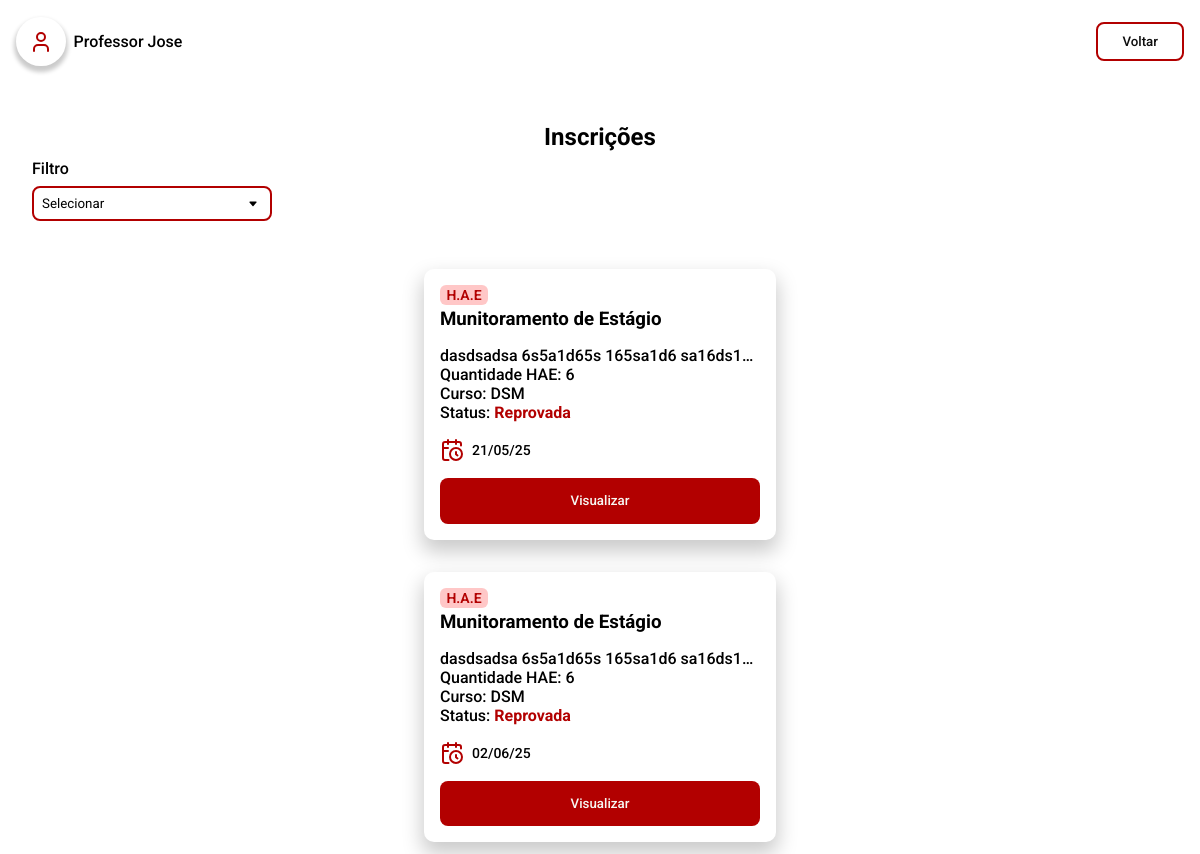
The app's page /pages/admin/inscricoes.admin.php?filtro=DSM (signed in) with its own data.
### tables this page shows
CREATE TABLE `tb_inscricao` (
  `id_inscricao` int NOT NULL,
  `id_docente` int DEFAULT NULL,
  `id_hae` int DEFAULT NULL,
  `data_envio` datetime NOT NULL,
  `quant_hae` int DEFAULT NULL,
  `outras_fatecs` int DEFAULT NULL,
  `id_projeto` int DEFAULT NULL,
  `status` enum('Pendente','Em análise','Aprovada','Reprovada') NOT NULL DEFAULT 'Pendente'
);

CREATE TABLE `tb_hae` (
  `id_hae` int NOT NULL,
  `titulo` varchar(60) NOT NULL,
  `tip_hae` varchar(30) NOT NULL,
  `quant_hae` int NOT NULL,
  `descricao` varchar(500) NOT NULL,
  `data_inicio` date NOT NULL,
  `data_final` date NOT NULL
);

### server/model/Inscricao.php (called while the page is built, shortened)
<?php
include_once __DIR__ . "/Database.php";
class Inscricao
{
    public Database $db;
    public function __construct($id_inscricao = null, $id_docente = null, $id_hae = null, $id_projeto = null, $data_envio = '', $quant_hae = 0, $outras_fatecs = 0, $status = 'Pendente')
    {
        $this->db = new Database();
        $this->db->connect_to();
    }
    public function getMySubscriptionsByTipHae($tip_hae)
    {
        $query = "SELECT i.*, d.*, h.* FROM tb_inscricao i JOIN tb_docente d ON i.id_docente = d.id_docente JOIN tb_hae h ON i.id_hae = h.id_hae WHERE h.tip_hae = :tip_hae";
        $stmt = $this->db->get_PDO()->prepare($query);
        $stmt->bindParam(':tip_hae', $tip_hae);
        $stmt->execute();
        $result = $stmt->fetchAll(PDO::FETCH_ASSOC);
        if ($result) {
            return $result;
        } else {
            return [];
        }
    }
}

### server/model/Database.php (called while the page is built, shortened)
<?php
class Database
{
    private string $host = 'localhost';
    private string $db   = 'pi_fatec';
    private string $user = 'root';
    private string $pass = 'root';
    private string $charset = 'utf8mb4';
    private PDO | null $pdo = null;
    public function connect_to()
    {
        $dsn = "mysql:host={$this->host};dbname={$this->db};charset={$this->charset}";
        try {
            $this->pdo = new PDO($dsn, $this->user, $this->pass);
            $this->pdo->setAttribute(PDO::ATTR_ERRMODE, PDO::ERRMODE_EXCEPTION);
        } catch (PDOException $e) {
            echo "❌ Connection failed: " . $e->getMessage();
        }
    }
    public function is_connected()
    {
        return isset($this->pdo);
    }
    public function get_PDO(): PDO | null
    {
        return $this->is_connected() ? $this->pdo : null;
    }
}

### server/model/HAE.php (called while the page is built, shortened)
<?php
include_once __DIR__ . "/Database.php";
class HAE
{
    public Database $db;
    public function __construct($id_hae = null, $titulo = '', $descricao = '', $data_inicio = '', $data_final = '', $quant_hae = 0, $tip_hae = '')
    {
        $this->db = new Database();
        $this->db->connect_to();
        if ($id_hae !== null) {
            $this->titulo = $titulo;
            $this->descricao = $descricao;
            $this->tip_hae = $tip_hae;
        }
    }
    public function getHAEById(int $id_hae): ?HAE
    {
        $query = "SELECT * FROM tb_hae WHERE id_hae = :id_hae";
        $stmt = $this->db->get_PDO()->prepare($query);
        $stmt->bindParam(':id_hae', $id_hae);
        $stmt->execute();
        $result = $stmt->fetch(PDO::FETCH_ASSOC);
        if ($result) {
            return new self(
                $result['id_hae'],
                $result['titulo'],
                $result['descricao'],
                $result['data_inicio'],
                $result['data_final'],
                $result['quant_hae'],
                $result['tip_hae']
            );
        }
        return null;
    }
}

### pages/admin/inscricoes.admin.php (the view, shortened to what this page needs)
<?php
require_once __DIR__ . "/../../server/model/Inscricao.php";
require_once __DIR__ . "/../../server/model/HAE.php";
?>
<!DOCTYPE html>
<html lang="pt-br">
<head>
  <link rel="stylesheet" href="../../styles/global.css" />
  <link rel="stylesheet" href="../../styles/components.css" />
  <link rel="stylesheet" href="../../styles/haes.css" />
</head>
<body>
  <header-fatec
    data-button-title="Voltar"
    data-button-href="./painel.admin.php"></header-fatec>
  <section>
    <h1>Inscrições</h1>
    <form action="<?php echo htmlspecialchars($_SERVER["PHP_SELF"]) ?>" method="get">
      <label for="search" class="search-container">
        Filtro
      </label>
      <select name="filtro" onchange="this.form.submit()">
        <option value="" disabled selected>Selecionar</option>
      </select>
    </form>
    <main>
      <?php
      $inscricao = new Inscricao();
      $all_inscricoes = isset($_GET["filtro"]) && $_GET["filtro"] !== "all" ? $inscricao->getMySubscriptionsByTipHae($_GET["filtro"]) : $inscricao->adminGetAllSubscriptions($_SESSION["user"]['cargo'], $_SESSION["user"]['curso']);
      foreach ($all_inscricoes as $inscricao) {
        $hae = new HAE();
        $hae = $hae->getHAEById($inscricao['id_hae']);
        $data_envio = date('d/m/y', strtotime($inscricao['data_envio']));
        echo "
          <div class='card-hae card-primary'>
              <span class='card-hae-title'>
                <p class='card-hae-tag'>H.A.E</p>
                <h3 class=''>{$hae->titulo}</h3>
              </span>
              <span class='card-hae-info'>
                <p class='card-hae-desc'>{$hae->descricao}</p>
                <p>Quantidade HAE: {$inscricao['quant_hae']}</p>
                <p>Curso: {$hae->tip_hae}</p>
                <p>Status: <strong>{$inscricao['status']}</strong></p>
              </span>
              <span class='card-hae-date'>
                <img src='../../public/icons/calendar-clock.svg' alt='calendario' />
                <p>{$data_envio}</p>
              </span>
              <a href='./preview/inscricao.admin.php?id={$inscricao['id_inscricao']}'>
                <button
                  class='button-primary'
                  style='
                      --button-color: var(--fatec-red-500);
                      --button-color-hover: var(--fatec-red-400);
                    '>
                  Visualizar
                </button>
              </a>
            </div>";
      }
      ?>
    </main>
  </section>
</body>
</html>

### styles/global.css (style rules this page uses)
:root { --fatec-red-400: #d32719; --fatec-red-500: #b20000; --fatec-red-700: #7e0000; --fatec-white-500: #f7f7f2; --fatec-dark-500: #0d0d0d; --fatec-gray-500: #666666; --fatec-gray-300: #dadada; --fatec-blue-500: #005c6d; --fatec-blue-700: #004854; --fatec-lightblue-500: #00c1cf; --fatec-lightblue-600: #00d8e8; --sm: 640px; --md: 768px; --lg: 1024px; --xl: 1280px; --2xl: 1536px; --text-xs-font-size: 0.75rem; --text-sm-font-size: 0.875rem; --text-base-font-size: 1rem; --text-lg-font-size: 1.125rem; --text-xl-font-size: 1.25rem; --text-2xl-font-size: 1.5rem; --text-xs-line-height: 1rem; --text-sm-line-height: 1.25rem; --text-base-line-height: 1.5rem; --text-lg-line-height: 1.75rem; --text-xl-line-height: 1.75rem; }
*::before, *::after { box-sizing: border-box; }
* { padding: 0; margin: 0; box-sizing: border-box; }
body { -webkit-font-smoothing: antialiased; -moz-osx-font-smoothing: grayscale; text-rendering: optimizeLegibility !important; }
a { text-decoration: none; }

### styles/components.css (style rules this page uses)
.button-primary { background: var(--button-color); color: var(--fatec-white-500); padding: 0.95rem 1.5rem; border: 0; border-radius: 8px; font-family: "Roboto", sans-serif; font-weight: 500; cursor: pointer; transition: background ease 400ms; }
.card-primary { display: flex; flex-direction: column; box-shadow: 0 10px 20px 2px #00000035; border-radius: 10px; padding: 1rem; font-family: "Roboto", sans-serif; }
.card-primary strong { color: var(--fatec-red-500); }

### styles/haes.css (style rules this page uses)
section { padding: 2rem; }
section h1 { font-family: "Roboto"; text-align: center; margin: 0.5rem 0; }
select { background: none; border: 2px solid var(--fatec-red-500); border-radius: 8px; padding: 0.5rem; outline: none; font-family: "Roboto", sans-serif; width: 15rem; background-position: calc(100% - 0.75rem) center !important; -moz-appearance: none !important; -webkit-appearance: none !important; appearance: none !important; padding-right: 2rem !important; }
form { display: flex; flex-direction: column; font-family: "Roboto", sans-serif; font-weight: 500; gap: 0.5rem; }
.card-hae { width: 22rem; gap: 1rem; margin: 1rem 0; }
.card-hae-desc { overflow: hidden; text-overflow: ellipsis; white-space: nowrap; width: 100%; }
.card-hae-tag { display: flex; align-items: center; justify-content: center; border-radius: 6px; font-size: var(--text-sm-font-size); font-weight: 600; line-height: var(--text-sm-line-height); background: #ff4c4d50; color: var(--fatec-red-500); width: 3rem; }
.card-hae-title { display: inherit; flex-direction: column; gap: 0.2rem; }
.card-hae-info { font-weight: 500; }
.card-hae-date { display: flex; align-items: center; gap: 0.5rem; font-size: var(--text-sm-font-size); font-weight: 500; }
main { display: flex; align-items: center; justify-content: center; flex-direction: column; padding: 2rem; }
main a, button { width: 100%; }
strong { color: var(--fatec-red-500); }

### records on screen
tb_inscricao: id_hae.titulo "Munitoramento de Estágio", id_hae.descricao "dasdsadsa 6s5a1d65s 165sa1d6 sa16ds1…", id_hae.quant_hae "6", id_hae.tip_hae "DSM", status "Reprovada", data_envio "21/05/25"
tb_inscricao: id_hae.titulo "Munitoramento de Estágio", id_hae.descricao "dasdsadsa 6s5a1d65s 165sa1d6 sa16ds1…", id_hae.quant_hae "6", id_hae.tip_hae "DSM", status "Reprovada", data_envio "02/06/25"
